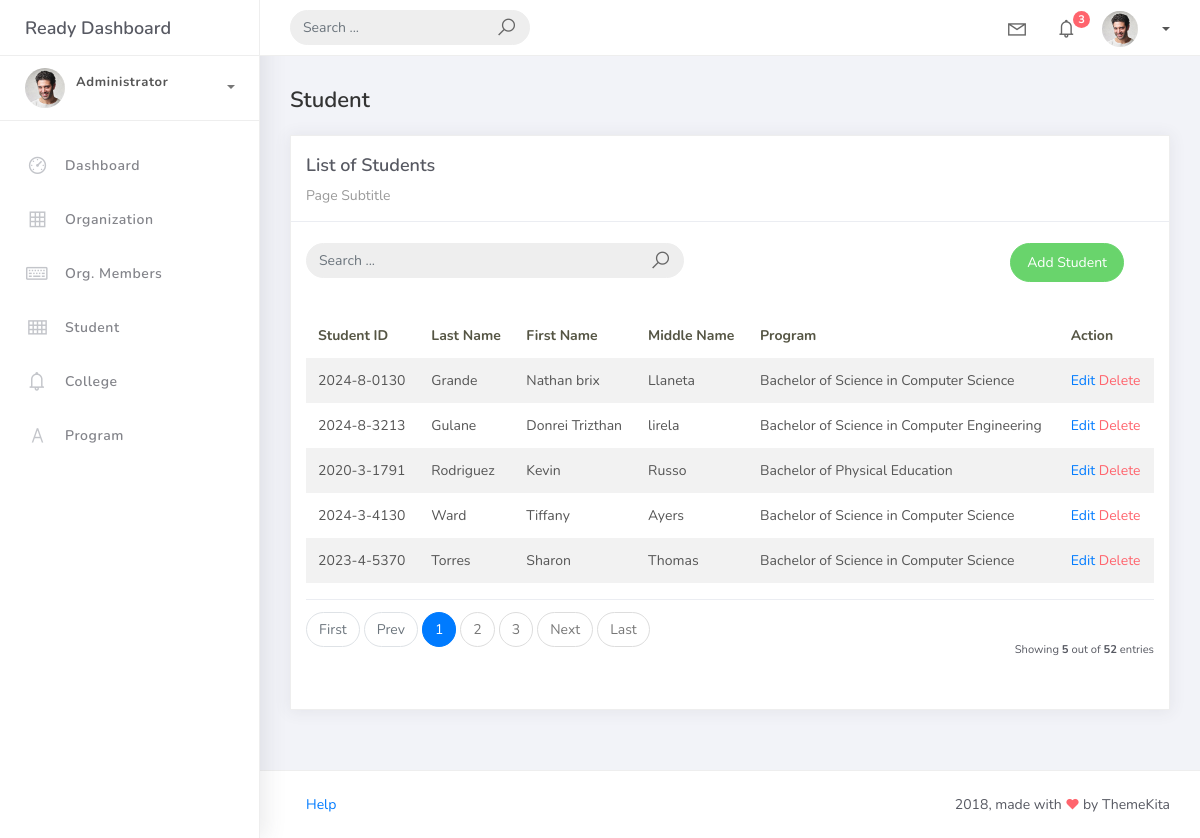
The page /student_list/ on the database its author committed.
### studentorg/models.py (models this page shows, shortened)
class BaseModel(models.Model):
    created_at = models.DateTimeField(auto_now_add=True, db_index=True)
    updated_at = models.DateTimeField(auto_now=True)
    class Meta:
        abstract = True

class Student(BaseModel):
    student_id = models.CharField(max_length=15)
    lastname = models.CharField(max_length=25)
    firstname = models.CharField(max_length=25)
    middlename = models.CharField(max_length=25, blank=True, null=True)
    program = models.ForeignKey(Program, on_delete=models.CASCADE)

class Program(BaseModel):
    prog_name = models.CharField(max_length=150)
    college = models.ForeignKey(College, on_delete=models.CASCADE)
    def __str__(self):
        return self.prog_name

### studentorg/views.py (the view, shortened to what this page needs)
# urls.py: path("student_list/", StudentListView.as_view(), name="student-list"),
class StudentListView(ListView):
    model = Student
    template_name = "student_list.html"
    paginate_by = 5
    def get_queryset(self):
        qs = super().get_queryset()
        query = self.request.GET.get("q")
        return qs

### templates/student_list.html (shortened to what this page needs)
{% extends 'base.html' %}
{% load static %}
{% block content %}
<div class="content">
    <div class="container-fluid">
        <h4 class="page-title">Student</h4>
        <div class="row">
            <div class="col-md-12">
                <div class="card">
                    <div class="card-header">
                        <div class="card-title">List of Students</div>
                        <div class="card-category">Page Subtitle</div>
                    </div>
                    <br />
                    <div class="col-md-12 row">
                        <div class="col-md-6">
                            <form class="navbar-left navbar-form nav-search mr-md-3"
                                  action="{% url 'student-list' %}"
                                  method="get">
                                <div class="input-group">
                                    <input type="text"
                                           placeholder="Search ..."
                                           class="form-control"
                                           name="q"
                                           value="{{ request.GET.q }}">
                                    <div class="input-group-append">
                                        <span class="input-group-text">
                                            <i class="la la-search search-icon"></i>
                                        </span>
                                    </div>
                                </div>
                            </form>
                        </div>
                        <div class="col-md-6">
                            <div class="pull-right">
                                <a href="{% url 'student-add' %}"
                                   class="btn btn-success btn-rounded">
                                    Add Student
                                </a>
                            </div>
                        </div>
                    </div>
                    <div class="card-body">
                        <table class="table table-striped mt-3">
                            <thead>
                                <tr>
                                    <th scope="col">Student ID</th>
                                    <th scope="col">Last Name</th>
                                    <th scope="col">First Name</th>
                                    <th scope="col">Middle Name</th>
                                    <th scope="col">Program</th>
                                    <th scope="col">Action</th>
                                </tr>
                            </thead>
                            <tbody>
                                {% for object in object_list %}
                                <tr>
                                    <td>{{ object.student_id }}</td>
                                    <td>{{ object.lastname }}</td>
                                    <td>{{ object.firstname }}</td>
                                    <td>{{ object.middlename }}</td>
                                    <td>{{ object.program }}</td>
                                    <td>
                                        <a href="{% url 'student-update' object.id %}">
                                            Edit
                                        </a>
                                        <a href="{% url 'student-delete' object.id %}"
                                           class="text-danger">
                                            Delete
                                        </a>
                                    </td>
                                </tr>
                                {% endfor %}
                            </tbody>
                        </table>
                        {% include 'includes/pagination.html' %}
                    </div>
                </div>
            </div>
        </div>
    </div>
</div>
{% endblock %}

### rows shown on the page
Student: student_id "2024-8-0130", lastname "Grande", firstname "Nathan brix", middlename "Llaneta", program "Bachelor of Science in Computer Science"
Student: student_id "2024-8-3213", lastname "Gulane", firstname "Donrei Trizthan", middlename "lirela", program "Bachelor of Science in Computer Engineering"
Student: student_id "2020-3-1791", lastname "Rodriguez", firstname "Kevin", middlename "Russo", program "Bachelor of Physical Education"
Student: student_id "2024-3-4130", lastname "Ward", firstname "Tiffany", middlename "Ayers", program "Bachelor of Science in Computer Science"
Student: student_id "2023-4-5370", lastname "Torres", firstname "Sharon", middlename "Thomas", program "Bachelor of Science in Computer Science"

### other values the page prints
{{ page_num }} "1"
{{ page_num }} "2" "3"
{{ object_list.count }} "5"
{{ paginator.count }} "52"
